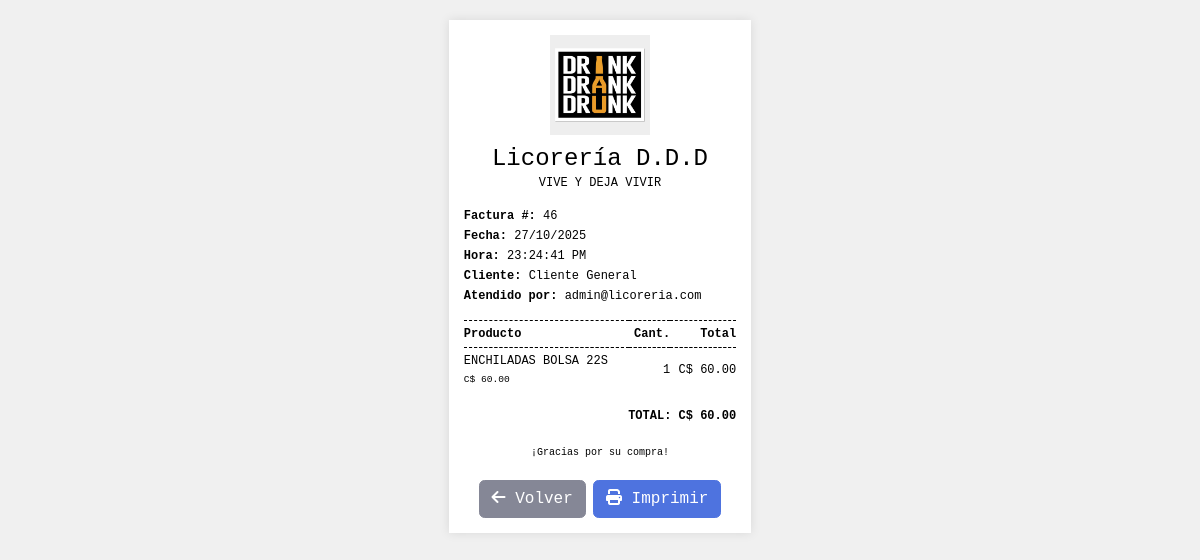
/ver_factura.php?id=46 (signed in), run on the app's committed database.
### tables this page shows
CREATE TABLE `facturas` (
  `id` int(11) NOT NULL AUTO_INCREMENT,
  `usuario_id` int(11) NOT NULL,
  `turno_id` int(11) DEFAULT NULL,
  `cliente_id` int(11) DEFAULT NULL,
  `caja_sesion_id` int(11) DEFAULT NULL,
  `cliente_nombre` varchar(255) DEFAULT 'Cliente General',
  `total` decimal(10,2) NOT NULL,
  `fecha_creacion` timestamp NOT NULL DEFAULT current_timestamp(),
  PRIMARY KEY (`id`),
  KEY `usuario_id` (`usuario_id`),
  KEY `idx_caja_sesion_id` (`caja_sesion_id`),
  KEY `facturas_ibfk_turno` (`turno_id`),
  KEY `fk_factura_cliente` (`cliente_id`),
  CONSTRAINT `facturas_ibfk_1` FOREIGN KEY (`usuario_id`) REFERENCES `usuarios` (`id`) ON DELETE CASCADE,
  CONSTRAINT `facturas_ibfk_turno` FOREIGN KEY (`turno_id`) REFERENCES `turnos_caja` (`id`) ON DELETE SET NULL ON UPDATE CASCADE,
  CONSTRAINT `fk_factura_caja` FOREIGN KEY (`caja_sesion_id`) REFERENCES `caja_sesiones` (`id`) ON DELETE SET NULL,
  CONSTRAINT `fk_factura_cliente` FOREIGN KEY (`cliente_id`) REFERENCES `clientes` (`id`) ON DELETE SET NULL ON UPDATE CASCADE
);

CREATE TABLE `usuarios` (
  `id` int(11) NOT NULL AUTO_INCREMENT,
  `nombre` varchar(100) NOT NULL,
  `email` varchar(100) NOT NULL,
  `password` varchar(255) NOT NULL,
  `rol` enum('admin','empleado') DEFAULT 'empleado',
  `creado_en` timestamp NOT NULL DEFAULT current_timestamp(),
  PRIMARY KEY (`id`),
  UNIQUE KEY `email` (`email`)
);

CREATE TABLE `productos` (
  `id` int(11) NOT NULL AUTO_INCREMENT,
  `nombre` varchar(255) NOT NULL,
  `descripcion` text DEFAULT NULL,
  `precio` decimal(10,2) NOT NULL,
  `cantidad` int(11) NOT NULL DEFAULT 0,
  `imagen_url` varchar(255) DEFAULT NULL,
  `fecha_creacion` timestamp NOT NULL DEFAULT current_timestamp(),
  `categoria` varchar(255) DEFAULT NULL,
  PRIMARY KEY (`id`)
);

CREATE TABLE `factura_detalles` (
  `id` int(11) NOT NULL AUTO_INCREMENT,
  `factura_id` int(11) NOT NULL,
  `producto_id` int(11) NOT NULL,
  `cantidad` int(11) NOT NULL,
  `precio_unitario` decimal(10,2) NOT NULL,
  `subtotal` decimal(10,2) NOT NULL,
  PRIMARY KEY (`id`),
  KEY `factura_id` (`factura_id`),
  KEY `producto_id` (`producto_id`),
  CONSTRAINT `factura_detalles_ibfk_1` FOREIGN KEY (`factura_id`) REFERENCES `facturas` (`id`) ON DELETE CASCADE,
  CONSTRAINT `factura_detalles_ibfk_2` FOREIGN KEY (`producto_id`) REFERENCES `productos` (`id`) ON DELETE CASCADE
);

### ver_factura.php (the view, shortened to what this page needs)
<?php
require 'conexion.php';
$factura_id = $_GET['id'];
$stmt = $conexion->prepare("
    SELECT
        f.id AS factura_id,
        f.fecha_creacion,
        f.cliente_nombre,
        f.total AS total_factura,
        u.email AS empleado_email,
        fd.cantidad,
        fd.precio_unitario,
        fd.subtotal,
        p.nombre AS producto_nombre
    FROM facturas f
    JOIN usuarios u ON f.usuario_id = u.id
    JOIN factura_detalles fd ON f.id = fd.factura_id
    JOIN productos p ON fd.producto_id = p.id
    WHERE f.id = ?
");
$stmt->bind_param("i", $factura_id);
$stmt->execute();
$resultado = $stmt->get_result();
$detalles_factura = [];
while ($fila = $resultado->fetch_assoc()) {
    if (empty($detalles_factura)) {
        $detalles_factura['general'] = [
            'id' => $fila['factura_id'],
            'fecha' => new DateTime($fila['fecha_creacion']),
            'cliente' => $fila['cliente_nombre'],
            'total' => $fila['total_factura'],
            'empleado' => $fila['empleado_email']
        ];
    }
    $detalles_factura['productos'][] = [
        'nombre' => $fila['producto_nombre'],
        'cantidad' => $fila['cantidad'],
        'precio' => $fila['precio_unitario'],
        'subtotal' => $fila['subtotal']
    ];
}
?>
<!DOCTYPE html>
<html lang="es">
<head>
    <link href="css/sb-admin-2.min.css" rel="stylesheet">
    <link href="vendor/fontawesome-free/css/all.min.css" rel="stylesheet" type="text/css">
</head>
<body>
<div class="invoice-container">
    <div class="invoice-header">
        <img src="Drink, Drank y Drunk.jpg" alt="Logo">
        <h4>Licorería D.D.D</h4>
        <p>VIVE Y DEJA VIVIR</p>
    </div>
    <div class="invoice-details">
        <p><strong>Factura #:</strong> <?php echo $detalles_factura['general']['id']; ?></p>
        <p><strong>Fecha:</strong> <?php echo $detalles_factura['general']['fecha']->format('d/m/Y'); ?></p>
        <p><strong>Hora:</strong> <?php echo $detalles_factura['general']['fecha']->format('H:i:s A'); ?></p>
        <p><strong>Cliente:</strong> <?php echo htmlspecialchars($detalles_factura['general']['cliente']); ?></p>
        <p><strong>Atendido por:</strong> <?php echo htmlspecialchars($detalles_factura['general']['empleado']); ?></p>
    </div>
    <div class="invoice-items">
        <table>
            <thead>
                <tr>
                    <th>Producto</th>
                    <th class="text-right">Cant.</th>
                    <th class="text-right">Total</th>
                </tr>
            </thead>
            <tbody>
                <?php foreach ($detalles_factura['productos'] as $producto): ?>
                <tr>
                    <td><?php echo htmlspecialchars($producto['nombre']); ?><br><small>C$ <?php echo number_format($producto['precio'], 2); ?></small></td>
                    <td class="text-right"><?php echo $producto['cantidad']; ?></td>
                    <td class="text-right">C$ <?php echo number_format($producto['subtotal'], 2); ?></td>
                </tr>
                <?php endforeach; ?>
            </tbody>
        </table>
    </div>
    <div class="invoice-total">
        <p class="text-right"><strong>TOTAL: C$ <?php echo number_format($detalles_factura['general']['total'], 2); ?></strong></p>
    </div>
    <div class="invoice-footer">
        <p>¡Gracias por su compra!</p>
    </div>
    <div class="no-print">
        <a href="empleado.php" class="btn btn-secondary"><i class="fas fa-arrow-left"></i> Volver</a>
        <button onclick="window.print()" class="btn btn-primary"><i class="fas fa-print"></i> Imprimir</button>
    </div>
</div>
</body>
</html>

### ver_factura.php (style rules this page uses)
body { background-color: #f0f0f0; font-family: 'Courier New', Courier, monospace; }
.invoice-container { max-width: 80mm; margin: 20px auto; padding: 15px; background: #fff; box-shadow: 0 0 10px rgba(0,0,0,0.1); font-size: 12px; color: #000; }
.invoice-header { text-align: center; margin-bottom: 15px; }
.invoice-header img { max-width: 100px; margin-bottom: 10px; }
.invoice-header h4, .invoice-header p { margin: 0; }
.invoice-details, .invoice-items, .invoice-total { margin-bottom: 15px; }
.invoice-details p, .invoice-total p { margin: 2px 0; }
.invoice-items table { width: 100%; border-collapse: collapse; }
.invoice-items th, .invoice-items td { padding: 4px 0; text-align: left; }
.invoice-items .text-right { text-align: right; }
.invoice-items thead tr { border-top: 1px dashed #000; border-bottom: 1px dashed #000; }
.invoice-footer { text-align: center; font-size: 10px; margin-top: 20px; }
.no-print { margin-top: 20px; text-align: center; }

### data on the page
facturas: id "46", cliente_nombre "Cliente General", usuario.email "admin@licoreria.com", productos.nombre "ENCHILADAS BOLSA 22S", precio "60.00", factura_detalles.cantidad "1", factura_detalles.subtotal "60.00"

### other printed values
$detalles_factura['general']['fecha']->format('d/m/Y') "27/10/2025"
$detalles_factura['general']['fecha']->format('H:i:s A') "23:24:41 PM"
$detalles_factura['general']['total'] "60.00"
